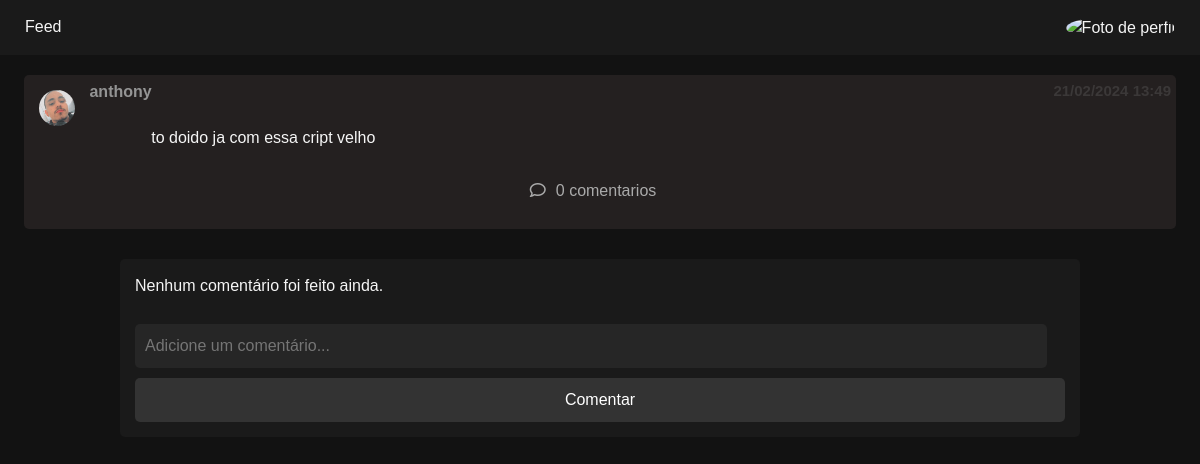
Page /blog/comentarios/5 (signed in) on the committed database.
### appblog/models.py (models this page shows)
class Publicacao(models.Model):
    usuario = models.ForeignKey(Usuario, on_delete=models.CASCADE, related_name='publicacao')
    conteudo = models.TextField()
    data_hora = models.DateTimeField(auto_now_add=True)

class Usuario(models.Model):
    nome = models.TextField()
    foto_perfil = models.ImageField(upload_to='perfil/', default='perfil/default.jpg')

### appblog/views.py (the view)
# urls.py: path('comentarios/<int:id_post>', views.comentarios, name='comentarios'),
def comentarios(request, id_post):
    nome_do_usuario_atual = request.user.username
    usuarios = Usuario.objects.get(nome=nome_do_usuario_atual)
    publicacao = get_object_or_404(Publicacao, id=id_post)
    comentarios = publicacao.comentarios.all()
    return render(request, 'comentarios.html', {'publicacao': publicacao, 'comentarios': comentarios, 'foto_perfil': usuarios.foto_perfil.url})

### appblog/templates/comentarios.html (shortened to what this page needs)
<!DOCTYPE html>
<html lang="en">
<head>
    <link rel="stylesheet" href="https://cdnjs.cloudflare.com/ajax/libs/font-awesome/6.5.1/css/all.min.css">
    <link rel="stylesheet" href="https://cdn.jsdelivr.net/npm/bootstrap@4.0.0/dist/css/bootstrap.min.css">
</head>
<body>
    <div class="navbar">
        <a href="{% url 'time_line' %}">Feed</a>
        <a href="{% url 'perfil' %}" style="top: -10px;"><img src="{{ foto_perfil }}" class="foto_nav" alt="Foto de perfil"></a>
    </div>
    <div class="post-container">
        <div class="post">
            <strong style="text-decoration: none;             position: absolute;
            /* Posiciona o botão absolutamente dentro do seu contêiner relativo */
            top: 5px;
            right: 5px;
            border: none;
            font-size: 15px;
            background-color: transparent;
            color: #3b3838;">{{ publicacao.data_hora|date:"d/m/Y H:i" }}</strong>
            <img src="{{publicacao.usuario.foto_perfil.url}}" class="imagem-coment" alt="Profile Picture">
            <a href="{% url 'perfil_usuario' publicacao.usuario.id %}" class="nome-usuario"><strong>{{publicacao.usuario.nome}}</strong></a>
            <p style="margin-left: 10%;">{{publicacao.conteudo}}</p>
            <div class="interaction" style="margin-left: 40%;">
                <button type="submit" class="coment btn btn-primary" style="margin-left: 20px;"><i
                        class="fa-regular fa-comment"></i>{{publicacao.comentarios.count}} comentarios</button>
            </div>
        </div>
        <div class="comment-section">
            {% for comentario in comentarios %}
            <div class="comment">
            {% if request.user.username == comentario.usuario.nome or publicacao.usuario.nome == request.user.username %}
                <form action="{% url 'delete_comentario' comentario.id %}" method="POST">{% csrf_token %}
                    <button type="submit" class="delete_coment"><i class="fa-solid fa-trash"></i></button>
                    <input type="hidden" name='id_post' value='{{publicacao.id}}'>
                </form>
                {% endif %}
                <img src="{{ comentario.usuario.foto_perfil.url }}"
                    alt="Profile Picture de {{ comentario.usuario.nome }}">
                <div class="comment-content">
                   <a href="{% url 'perfil_usuario' comentario.usuario.id %}" class="nome-usuario"><strong style="top: -2.2vw"> {{ comentario.usuario.nome }}</strong></a>
                    <p style="margin-left: 10%;">{{ comentario.texto }}</p>
                </div>
            </div>
            {% empty %}
            <p>Nenhum comentário foi feito ainda.</p>
            {% endfor %}
            <div class="add-comment">
                <form action="{% url 'comentar'  %}" method="POST">{% csrf_token %}
                    <input type="text" name="comentar" placeholder="Adicione um comentário...">
                    <input type="submit" class="botao_comentar" value="Comentar">
                </form>
            </div>
        </div>
    </div>
</body>
</html>

### appblog/templates/comentarios.html (style rules this page uses)
body { background-color: #1a1a1a; font-family: 'Arial', sans-serif; background-color: #121212; color: #f5f5f5; margin: 0; padding: 0; }
.post-container { display: flex; flex-direction: column; align-items: center; margin-top: 20px; }
.comment-section { width: 80%; background-color: #1a1a1a; padding: 15px; border-radius: 5px; margin-top: 20px; }
.add-comment { margin-top: 10px; }
input { width: 98.1%; }
.botao_comentar { width: 100%; }
.add-comment input { padding: 10px; margin-top: 10px; border-radius: 5px; border: none; background-color: #262626; color: #fff; }
.add-comment input[type="submit"] { background-color: #333; cursor: pointer; }
.navbar { display: flex; justify-content: space-between; padding: 10px 20px; align-items: center; background-color: #1a1a1a; margin-bottom: 10px; }
.navbar a { color: #f5f5f5; text-decoration: none; padding: 5px; transition: transform 0.2s; }
.foto_nav { transition: transform 0.2s; }
.post { background-color: #242020; padding: 15px; margin-bottom: 10px; border-radius: 5px; margin-left: auto; margin-right: auto; max-width: 100% !important; width: 96%; }
.post .interaction { color: #8a8888; font-size: 0.9em; margin-top: 10px; margin-left: 100px; }
.fa-regular { margin: 10px; }
strong { top: -15px; margin-left: 10px; position: relative; ; }
.post img { width: 3vw; height: 3vw; border-radius: 50%; object-fit: cover; }
.coment { background: none; border: none; color: #aaa; cursor: pointer; }
.post { position: relative; }
.foto_nav { width: 2.5vw; height: 2.5vw; border-radius: 50%; object-fit: cover; }
.nome-usuario { text-decoration: none; color: rgb(148, 148, 148); }

### rows in the picture
Publicacao: data_hora "21/02/2024 13:49", usuario.foto_perfil (picture), usuario.nome "anthony", conteudo "to doido ja com essa cript velho", comentarios.count "0"
